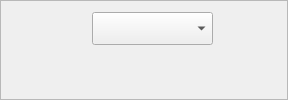
          <widget class="QFrame" name="image_frame">
           <property name="sizePolicy">
            <sizepolicy hsizetype="Preferred" vsizetype="Preferred">
             <horstretch>0</horstretch>
             <verstretch>0</verstretch>
            </sizepolicy>
           </property>
           <property name="minimumSize">
            <size>
             <width>0</width>
             <height>0</height>
            </size>
           </property>
           <property name="frameShape">
            <enum>QFrame::StyledPanel</enum>
           </property>
           <property name="frameShadow">
            <enum>QFrame::Raised</enum>
           </property>
           <layout class="QVBoxLayout" name="verticalLayout_7">
            <item>
             <layout class="QHBoxLayout" name="image_combo_centerer">
              <property name="bottomMargin">
               <number>0</number>
              </property>
              <item>
               <spacer name="horizontalSpacer_3">
                <property name="orientation">
                 <enum>Qt::Horizontal</enum>
                </property>
                <property name="sizeHint" stdset="0">
                 <size>
                  <width>40</width>
                  <height>20</height>
                 </size>
                </property>
               </spacer>
              </item>
              <item>
               <spacer name="horizontalSpacer_5">
                <property name="orientation">
                 <enum>Qt::Horizontal</enum>
                </property>
                <property name="sizeHint" stdset="0">
                 <size>
                  <width>40</width>
                  <height>20</height>
                 </size>
                </property>
               </spacer>
              </item>
              <item>
               <widget class="QComboBox" name="image_title_combo">
                <property name="maximumSize">
                 <size>
                  <width>150</width>
                  <height>16777215</height>
                 </size>
                </property>
                <property name="font">
                 <font>
                  <family>Monospace</family>
                  <pointsize>16</pointsize>
                  <stylestrategy>PreferDefault</stylestrategy>
                 </font>
                </property>
               </widget>
              </item>
              <item>
               <widget class="PyDMLabel" name="image_state">
                <property name="font">
                 <font>
                  <family>Monospace</family>
                  <pointsize>14</pointsize>
                 </font>
                </property>
                <property name="toolTip">
                 <string/>
                </property>
                <property name="whatsThis">
                 <string/>
                </property>
               </widget>
              </item>
              <item>
               <widget class="PyDMEnumComboBox" name="image_state_select">
                <property name="sizePolicy">
                 <sizepolicy hsizetype="Preferred" vsizetype="Preferred">
                  <horstretch>0</horstretch>
                  <verstretch>0</verstretch>
                 </sizepolicy>
                </property>
                <property name="minimumSize">
                 <size>
                  <width>0</width>
                  <height>0</height>
                 </size>
                </property>
                <property name="maximumSize">
                 <size>
                  <width>16777215</width>
                  <height>16777215</height>
                 </size>
                </property>
                <property name="font">
                 <font>
                  <family>Monospace</family>
                  <pointsize>14</pointsize>
                 </font>
                </property>
                <property name="toolTip">
                 <string/>
                </property>
                <property name="whatsThis">
                 <string/>
                </property>
               </widget>
              </item>
              <item>
               <spacer name="horizontalSpacer_4">
                <property name="orientation">
                 <enum>Qt::Horizontal</enum>
                </property>
                <property name="sizeHint" stdset="0">
                 <size>
                  <width>40</width>
                  <height>20</height>
                 </size>
                </property>
               </spacer>
              </item>
             </layout>
            </item>
            <item>
             <widget class="PyDMImageView" name="image">
              <property name="sizePolicy">
               <sizepolicy hsizetype="Expanding" vsizetype="Expanding">
                <horstretch>1</horstretch>
                <verstretch>0</verstretch>
               </sizepolicy>
              </property>
              <property name="minimumSize">
               <size>
                <width>0</width>
                <height>0</height>
               </size>
              </property>
              <property name="maximumSize">
               <size>
                <width>16777215</width>
                <height>16777215</height>
               </size>
              </property>
              <property name="baseSize">
               <size>
                <width>0</width>
                <height>0</height>
               </size>
              </property>
              <property name="toolTip">
               <string/>
              </property>
              <property name="whatsThis">
               <string/>
              </property>
             </widget>
            </item>
           </layout>
          </widget>
